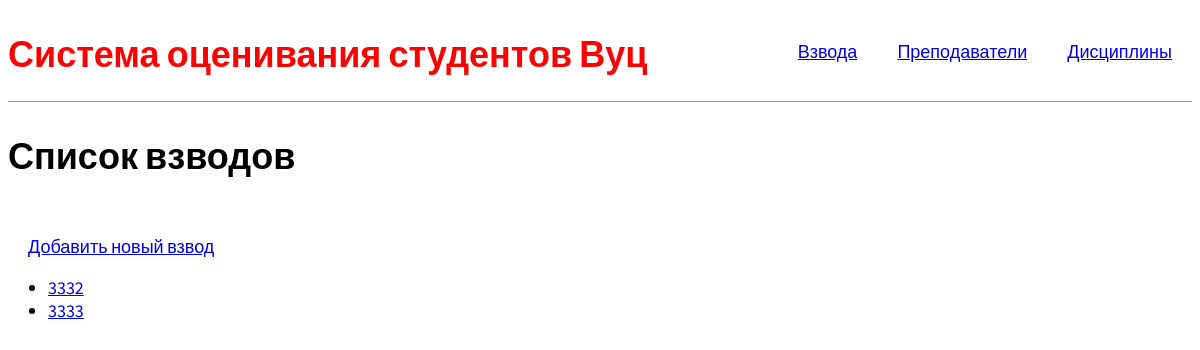
The app's page /, older data.
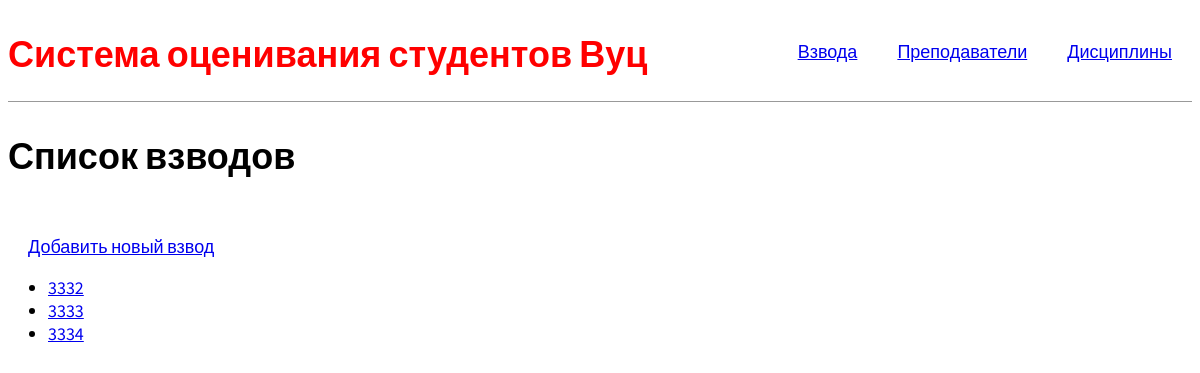
The same page, newer data.
### firstapp/models.py (models this page shows, shortened)
class SquadModel(models.Model):
    number = models.IntegerField(unique=True)
    departament = models.ForeignKey(to="DepartamentModel", on_delete=models.CASCADE)
    specialization = models.CharField(max_length=200)
    class Meta:
        ordering = ['number']
    def get_absolute_url(self):
        return  reverse('squad-detail',args=[str(self.id)])

### firstapp/views.py (the view)
# urls.py: path("", SquadList.as_view(), name='squads'),
class SquadList(generic.ListView):
    model = SquadModel

### firstapp/templates/firstapp/squadmodel_list.html (shortened to what this page needs)
{% extends 'base.html' %}
{% load static %}
{% block content %}
  <h1>Список взводов</h1>
  <div class="nav-right">
    <a href="{% url 'squad-create' %}">Добавить новый взвод</a><br>
  </div>
  {% if squadmodel_list %}
  <ul>
    {% for squad in squadmodel_list %}
      <li>
        <a href="{{ squad.get_absolute_url }}">{{ squad.number }}</a>
      </li>
    {% endfor %}
  </ul>
  {% else %}
    <p>There are no squad.</p>
  {% endif %}
{% endblock %}

Row changes from the older to the newer data that the page shows:
added SquadModel: number "3334"
